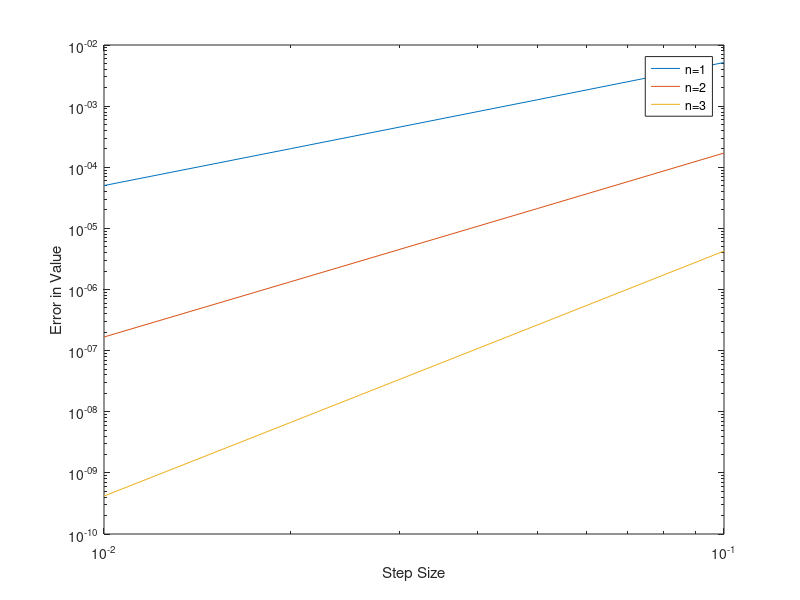

MATLAB code to generate this figure:
%Maclaurin series for exp

n=3;
all=[0.1,0.05,0.02,0.01];
vec =1:n;
err=[];

for i = 1:length(all)
  a=all(i);
  terms = a.^vec ./ cumprod(vec);
  expVal = 1 + cumsum(terms);
  true = exp(a);
  err = [err; abs(true - expVal)];
  
end

loglog(all,err);
xlabel('Step Size');
ylabel('Error in Value');
legend('n=1','n=2','n=3');
hold on


